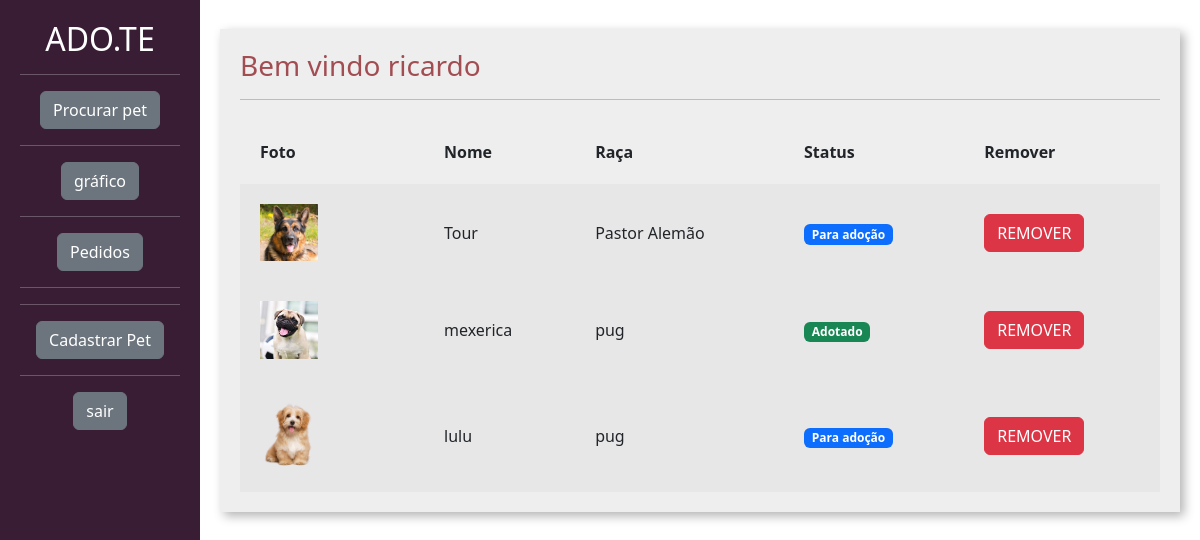
The page /divulgar/seus_pets/ (signed in) on the database its author committed.
### divulgar/models.py (models this page shows, shortened)
class Pet(models.Model):
    choices_status = (('P', 'Para adoção'),
                      ('A', 'Adotado'))
    state_choice = (
        ('AC', 'Acre'),
        ('AL', 'Alagoas'),
        ('AP', 'Amapá'),
        ('AM', 'Amazonas'),
        ('BA', 'Bahia'),
        ('CE', 'Ceará'),
        ('ES', 'Espírito Santo'),
        ('GO', 'Goiás'),
        ('MA', 'Maranhão'),
        ('MT', 'Mato Grosso'),
        ('MS', 'Mato Grosso do Sul'),
        ('MG', 'Minas Gerais'),
        ('PA', 'Pará'),
        ('PB', 'Paraíba'),
        ('PR', 'Paraná'),
        ('PE', 'Pernambuco'),
        ('PI', 'Piauí'),
        ('RJ', 'Rio de Janeiro'),
        ('RN', 'Rio Grande do Norte'),
        ('RS', 'Rio Grande do Sul'),
        ('RO', 'Rondônia'),
        ('RR', 'Roraima'),
        ('SP', 'São Paulo'),
        ('SE', 'Sergipe'),
        ('TO', 'Tocantins'),
        ('DF', 'Distrito Federal'),
    )
    usuario = models.ForeignKey(User, on_delete=models.DO_NOTHING)
    foto = models.ImageField(upload_to="fotos_pets")
    nome = models.CharField('Nome', max_length=100)
    descricao = models.TextField()
    estado = models.CharField('Estado', max_length=50, choices=state_choice)
    cidade = models.CharField('Cidade', max_length=50)
    telefone = models.CharField('Telefone', max_length=15)
    tags = models.ManyToManyField(Tag)
    raca = models.ForeignKey(Raca, on_delete=models.DO_NOTHING)
    status = models.CharField('Status', max_length=1, choices=choices_status, default='P')

class Raca(models.Model):
    raca = models.CharField('Raça', max_length=50)
    def __str__(self) -> str:
        return self.raca

### divulgar/views.py (the view)
# urls.py: path('seus_pets/', views.seus_pets, name="seus_pets"),
@login_required
def seus_pets(request):
    if request.method == "GET":
        pets = Pet.objects.filter(usuario=request.user)
        return render(request, 'seus_pets.html', {'pets': pets})

### divulgar/templates/seus_pets.html (shortened to what this page needs)
{% load static %}
<!doctype html>
<html lang="pt-BR">
<head>
<link href="https://cdn.jsdelivr.net/npm/bootstrap@5.3.0-alpha1/dist/css/bootstrap.min.css" rel="stylesheet">
<link href="{% static 'usuarios/css/cadastro.css' %}" rel="stylesheet">
<link href="{% static 'divulgar/css/novo_pet.css' %}" rel="stylesheet">
<link href="{% static 'divulgar/css/seus_pets.css' %}" rel="stylesheet">
</head>
<body>
<div class="container-fluid">
    <div class="row">
        <div class="col-md-2 bg-side sidebar">
            <h2>ADO.TE</h2>
            <hr>
            <a href="{% url 'listar_pets' %}" class="btn btn-secondary">Procurar pet</a>
            <hr>
            <a href="{% url 'dashboard' %}" class="btn btn-secondary">gráfico</a>
            <hr>
            <a href="{% url 'ver_pedido_adocao' %}" class="btn btn-secondary">Pedidos</a>
            <hr>
            <hr>
            <a href="{% url 'novo_pet' %}" class="btn btn-secondary">Cadastrar Pet</a>
            <hr>
            <a href="{% url 'sair' %}" class="btn btn-secondary">sair</a>
        </div>
        <div class="col-md">
            <div class="wrapper">
                <div class="box width80">
                    <h3 class="font-vinho">Bem vindo {{user}}</h3>
                    <hr>
                    <table class="tabela" cellpadding="20">
                        <tr>
                            <th>Foto</th>
                            <th>Nome</th>
                            <th>Raça</th>
                            <th>Status</th>
                            <th>Remover</th>
                        </tr>
                        {% for pet in pets %}
                            <tr class="tabela-linha">
                                <td width="20%">
                                    <img width="40%" src="{{pet.foto.url}}">
                                </td>
                                <td>
                                    {{pet.nome}}
                                </td>
                                <td>
                                    {{pet.raca}}
                                </td>
                                <td>
                                    {% if pet.status == "P" %}
                                       <span class="badge text-bg-primary">Para adoção</span>
                                    {% elif pet.status == "A" %}
                                        <span class="badge text-bg-success">Adotado</span>
                                    {% endif %}
                                </td>
                                <td>
                                <a href="{% url 'remover_pet' pet.id %}" class="btn btn-danger">REMOVER</a>
                                </td>
                            </tr>
                        {% endfor %}
                    </table>
                </div>
            </div>
        </div>
    </div>
</div>
</body>
</html>

### templates/static/usuarios/css/cadastro.css (style rules this page uses)
.bg-side { background-color: #391D34; color: white; height: 100vh; }

### templates/static/divulgar/css/novo_pet.css (style rules this page uses)
.sidebar { text-align: center; padding: 20px; }
.wrapper { margin-top: 3%; display: flex; flex-direction: row; justify-content: center; align-items: center; }
.box { padding:20px; width: 50vw; background: rgb(238, 238, 238); box-shadow: 4px 4px 10px rgba(0,0,0,.3); }
.font-vinho { color: #A24D52; }

### templates/static/divulgar/css/seus_pets.css (style rules this page uses)
.width80 { width: 80vw; }
.tabela { width: 100%; margin-top: 20px; }
.tabela-linha { background-color: #e8e7e7; }

### rows shown on the page
Pet: foto (picture), nome "Tour", raca "Pastor Alemão", status "Para adoção"
Pet: foto (picture), nome "mexerica", raca "pug", status "Adotado"
Pet: foto (picture), nome "lulu", raca "pug", status "Para adoção"

### other values the page prints
{{ user }} "ricardo"
